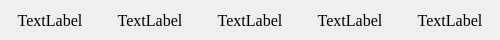
<?xml version="1.0" encoding="UTF-8"?>
<ui version="4.0">
 <class>goodsitem</class>
 <widget class="QWidget" name="goodsitem">
  <property name="geometry">
   <rect>
    <x>0</x>
    <y>0</y>
    <width>500</width>
    <height>40</height>
   </rect>
  </property>
  <property name="windowTitle">
   <string>Form</string>
  </property>
  <widget class="QLabel" name="nameGoodeLabel">
   <property name="geometry">
    <rect>
     <x>0</x>
     <y>0</y>
     <width>100</width>
     <height>40</height>
    </rect>
   </property>
   <property name="font">
    <font>
     <family>Times New Roman</family>
     <pointsize>12</pointsize>
    </font>
   </property>
   <property name="text">
    <string>TextLabel</string>
   </property>
   <property name="alignment">
    <set>Qt::AlignCenter</set>
   </property>
  </widget>
  <widget class="QLabel" name="kindGoodsLabel">
   <property name="geometry">
    <rect>
     <x>100</x>
     <y>0</y>
     <width>100</width>
     <height>40</height>
    </rect>
   </property>
   <property name="font">
    <font>
     <family>Times New Roman</family>
     <pointsize>12</pointsize>
    </font>
   </property>
   <property name="text">
    <string>TextLabel</string>
   </property>
   <property name="alignment">
    <set>Qt::AlignCenter</set>
   </property>
  </widget>
  <widget class="QLabel" name="purchasingPriceLabel">
   <property name="geometry">
    <rect>
     <x>200</x>
     <y>0</y>
     <width>100</width>
     <height>40</height>
    </rect>
   </property>
   <property name="font">
    <font>
     <family>Times New Roman</family>
     <pointsize>12</pointsize>
    </font>
   </property>
   <property name="text">
    <string>TextLabel</string>
   </property>
   <property name="alignment">
    <set>Qt::AlignCenter</set>
   </property>
  </widget>
  <widget class="QLabel" name="retailPriceLabel">
   <property name="geometry">
    <rect>
     <x>300</x>
     <y>0</y>
     <width>100</width>
     <height>40</height>
    </rect>
   </property>
   <property name="font">
    <font>
     <family>Times New Roman</family>
     <pointsize>12</pointsize>
    </font>
   </property>
   <property name="text">
    <string>TextLabel</string>
   </property>
   <property name="alignment">
    <set>Qt::AlignCenter</set>
   </property>
  </widget>
  <widget class="QLabel" name="quantityStockLabel">
   <property name="geometry">
    <rect>
     <x>400</x>
     <y>0</y>
     <width>100</width>
     <height>40</height>
    </rect>
   </property>
   <property name="font">
    <font>
     <family>Times New Roman</family>
     <pointsize>12</pointsize>
    </font>
   </property>
   <property name="text">
    <string>TextLabel</string>
   </property>
   <property name="alignment">
    <set>Qt::AlignCenter</set>
   </property>
  </widget>
 </widget>
 <resources/>
 <connections/>
</ui>
